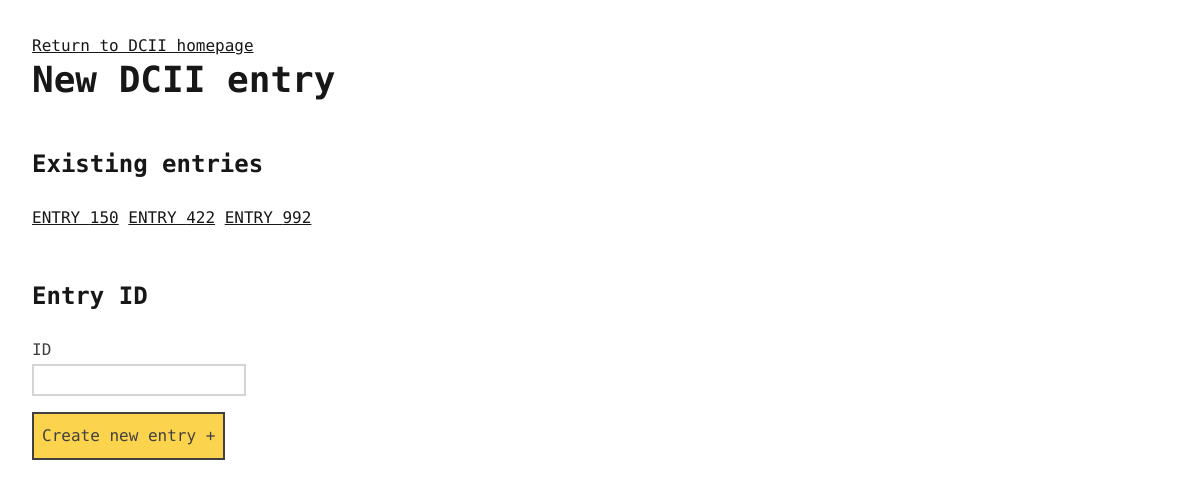
/dcii/add_new_entry (signed in), run on the app's committed database.
### app/models/dcii_entry.py (models this page shows, shortened)
class DCIIEntry(db.Model):
    id = db.Column('id', db.Integer, primary_key=True, autoincrement=True)
    subjects = db.relationship('DCIISubject', back_populates='entry', cascade='all, delete-orphan')

### app/routes/dcii.py (the view)
@app.route('/dcii/add_new_entry', methods=['GET', 'POST'])
@login_required
def add_new_entry():
    if request.method == "POST":
        data = form_to_dict(request.form)
        new_entry = DCIIEntry(id = data.get('id'))
        db.session.add(new_entry)
        db.session.commit()
        return redirect(url_for('add_new_entry'))
    if current_user.clearance >= 4:
        entries = DCIIEntry.query.all()
        return render_template('dcii/add_new_entry.html', entries = entries)
    else:
        flash('You can\'t access that page.')
        return redirect(url_for('dcii_entries_overview'))

### app/__init__.py (called while the page is built)
def create_app(config_class=Config):
    app = Flask(__name__)
    app.config.from_object(config_class)
    login_manager = LoginManager(app)
    login_manager.login_view = 'login'
    db.init_app(app)
    migrate.init_app(app, db)
    with app.app_context():
        from . import routes, models
        @login_manager.user_loader
        def load_user(user_id):
            return models.user.User.query.get(int(user_id))
        db.create_all()
        return app

### app/templates/dcii/add_new_entry.html
{% extends 'base.html' %}
{% block content %}
    <a href="{{url_for('dcii_entries_overview')}}">Return to DCII homepage</a>
    <h1>New DCII entry</h1>
    <h2>Existing entries</h2>
    {% if entries %}
        {% for entry in entries %}
            <a href="{{url_for('add_new_subject', id = entry.id) }}">ENTRY {{entry.id}}</a>
        {% endfor %}
    {% endif %}
    <form action="{{ url_for('add_new_entry') }}" method="POST">
        {% import 'components/forms.html' as forms %}
        <h2>Entry ID</h2>
        {{ forms.field('id', 'ID') }}
        <button>Create new entry +</button>
    </form>
{% endblock %}

### data on the page
DCIIEntry: id "150"
DCIIEntry: id "422"
DCIIEntry: id "992"

### other printed values
{{ label }} "ID"
